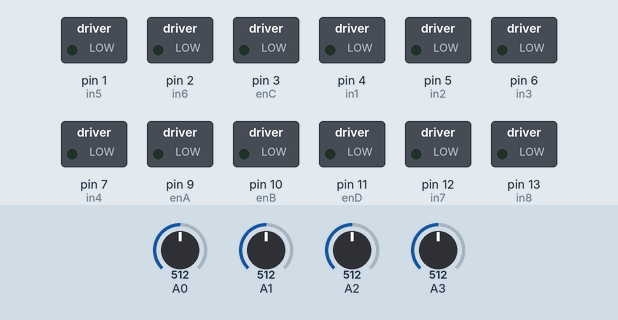
Bench run of a sketch on a simulated Arduino Uno, built with avr-gcc and run on an emulated ATmega328P. Parts: switched loads named in the sketch (green lamp = pin HIGH). The test bench sets the inputs (shaded band); at power-on: A0 = 512, A1 = 512, A2 = 512, A3 = 512.

Above: at 1.2 s.
1.3 s: A0 set to 537
2.8 s: A0 set to 564
At 3.4 s:
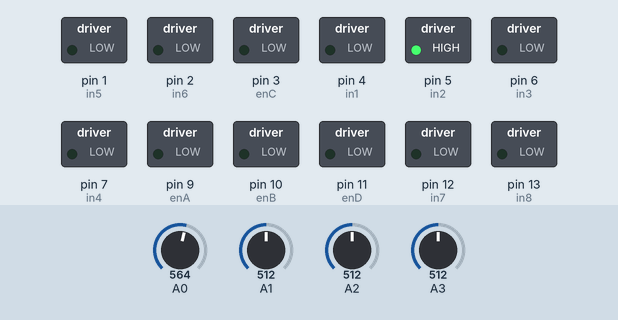
4.3 s: A1 set to 533
5.8 s: A1 set to 558
At 6.9 s:
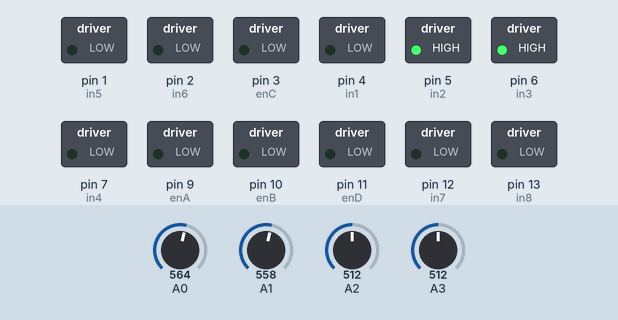
7.3 s: A2 set to 532
8.8 s: A2 set to 560
At 9.2 s:
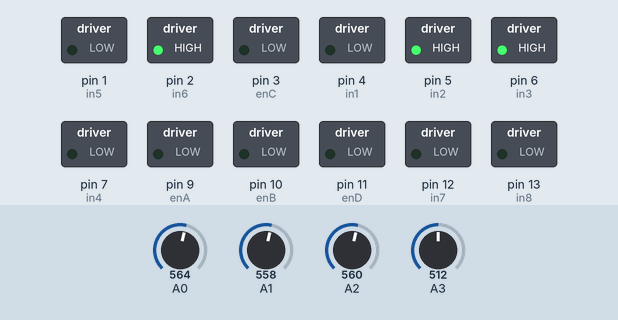
Timing chart, 0 to 11.3 s (numbered marks = the images above; inputs shaded):
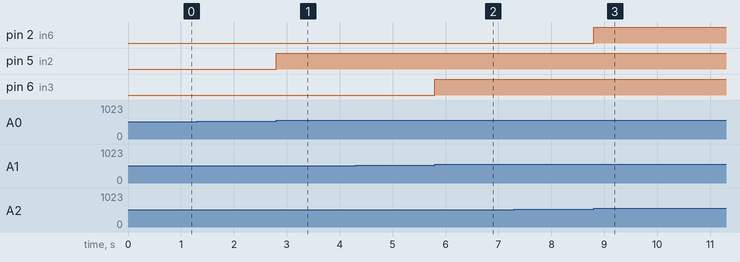

The sketch:

Arm_Project.ino
```cpp
//Motor 1 (10, 6, 7, A1)
//Motor 2 (9, 4, 5, A0)
//Motor 3 (3, 1, 2, A2)
//Motor 4 (11, 12, 13, A3)


#define enA 9
#define in1 4
#define in2 5
#define enB 10
#define in3 6
#define in4 7
#define enC 3
#define in5 1
#define in6 2
#define enD 11
#define in7 12
#define in8 13

int motorSpeed_1 = 0;
int motorSpeed_2 = 0;
int motorSpeed_3 = 0;
int motorSpeed_4 = 0;


void setup(){
  pinMode(enA, OUTPUT);
  pinMode(enB, OUTPUT);
  pinMode(in1, OUTPUT);
  pinMode(in2, OUTPUT);
  pinMode(in3, OUTPUT);
  pinMode(in4, OUTPUT);
  pinMode(enC, OUTPUT);
  pinMode(enD, OUTPUT);
  pinMode(in5, OUTPUT);
  pinMode(in6, OUTPUT);
  pinMode(in7, OUTPUT);
  pinMode(in8, OUTPUT);
}

void loop() {
  int mot_1 = analogRead(A1); // Le joystick no motr 1
  int mot_2 = analogRead(A0); // Le joystick no motor 2

  // motor 2 usado para mover para cima e baixo

  if (mot_2 < 470) {
    // definir motor 2 para baixo
    digitalWrite(in1, HIGH);
    digitalWrite(in2, LOW);
    // motor 1 movendo para direita
      if (mot_1 < 470){
       digitalWrite (in3, LOW);
       digitalWrite (in4, HIGH);
       motorSpeed_1 = map(mot_1,470, 0, 0, 255);
       }
       //motor 1 movendo para esquerda
    else if (mot_1 > 550)  {
      digitalWrite (in3, HIGH);
      digitalWrite (in4, LOW);
      motorSpeed_1 = map(mot_1,550, 1023, 0, 255);}
    else {
      motorSpeed_1 = 0;
    }

    // Converter a leitura em decaimento para ir para tras a partir de 470
    motorSpeed_2 = map(mot_2, 470, 0, 0, 255);

  }
  else if (mot_2 > 550) {
   // definir motor 2 para frente
    digitalWrite(in1, LOW);
    digitalWrite(in2, HIGH);
    //definir motor 1 para direita e esquerda
    if (mot_1 < 470){
       digitalWrite (in3, LOW);
       digitalWrite (in4, HIGH);
       motorSpeed_1 = map(mot_1,470, 0, 0, 255);
       }
    else if (mot_1 > 550)  {
      digitalWrite (in3, HIGH);
      digitalWrite (in4, LOW);
      motorSpeed_1 = map(mot_1,550, 1023, 0, 255);}
    else {
      motorSpeed_1 = 0;
    }
    // Converter leitura de crescimento para ir para frente a partir de 550
    motorSpeed_2 = map(mot_2, 550, 1023, 0, 255);

  }
   // Se joystick ficar no meio o motor nao se move
  else {
    motorSpeed_2 = 0;
    motorSpeed_1 = 0;
   }

      //Prevenir ruidos em velocidades baixas
      if (motorSpeed_2 < 70) {
        motorSpeed_2 = 0;
      }
      if (motorSpeed_1 < 70) {
        motorSpeed_1 = 0;
      }
      analogWrite(enA, motorSpeed_2); //enviar sinal PWM para motor 2
      analogWrite(enB, motorSpeed_1); //enviar sinal PWM para motor 1

    // Outro Joystick

  int mot_3 = analogRead (A2); //Le joystick no motor 3
  int mot_4 = analogRead (A3); //Le joystick para motor 4

  //motor 3 usado para mover para cima e para baixo

  if (mot_3 < 470) {
    // definir motor 3 para baixo
    digitalWrite (in5, HIGH);
    digitalWrite (in6, LOW);
    //definir motor 4 cima ou baixo
    if (mot_4 < 470){
       digitalWrite (in7, LOW);
       digitalWrite (in8, HIGH);
       motorSpeed_4 = map(mot_4,470, 0, 0, 255);
       }
    else if (mot_4 > 550)  {
      digitalWrite (in7, HIGH);
      digitalWrite (in8, LOW);
      motorSpeed_4 = map(mot_4,550, 1023, 0, 255);}
    else {
      motorSpeed_4 = 0;
    }
    motorSpeed_3 = map(mot_3, 470, 0, 0, 255); }
  else if (mot_3 > 550) {
    // definir motor 3 para cima
    digitalWrite (in5, LOW);
    digitalWrite (in6, HIGH);
    //definir motor 4 cima ou baixo
    if (mot_4 < 470){
       digitalWrite (in7, LOW);
       digitalWrite (in8, HIGH);
       motorSpeed_4 = map(mot_4,470, 0, 0, 255);
       }
    else if (mot_4 > 550)  {
      digitalWrite (in7, HIGH);
      digitalWrite (in8, LOW);
      motorSpeed_4 = map(mot_4,550, 1023, 0, 255);}
    else {
      motorSpeed_4 = 0;
    }
    motorSpeed_3 = map(mot_3, 550, 1023, 0, 255);
      }

   //se joystick ficar no meio motor nao se move
  else {
    motorSpeed_3 = 0;
    motorSpeed_4 = 0;
  }
   //Prevenir ruidos em velocidades baixas
      if (motorSpeed_3 < 70) {
        motorSpeed_3 = 0;
      }
      if (motorSpeed_4 < 70) {
        motorSpeed_4 = 0;
      }
      analogWrite(enC,motorSpeed_3); //enviar sinal PWM para motor 3
      analogWrite(enD, motorSpeed_4); //enviar sinal PWM para motor 4

  }
```

Measured:
- the behaviour switches between 550 and 551 on A0 (found by bisection; images 0 and 1)
- the behaviour switches between 550 and 551 on A1 (found by bisection; images 1 and 2)
- the behaviour switches between 550 and 551 on A2 (found by bisection; images 2 and 3)
- after the input at 1.3 s, every drawn part: stays the same
- after the input at 2.8 s, pin 5 (in2): LOW → HIGH at once
- after the input at 4.3 s, every drawn part: stays the same
- after the input at 5.8 s, pin 6 (in3): LOW → HIGH at once
- after the input at 7.3 s, every drawn part: stays the same
- after the input at 8.8 s, pin 2 (in6): LOW → HIGH at once
